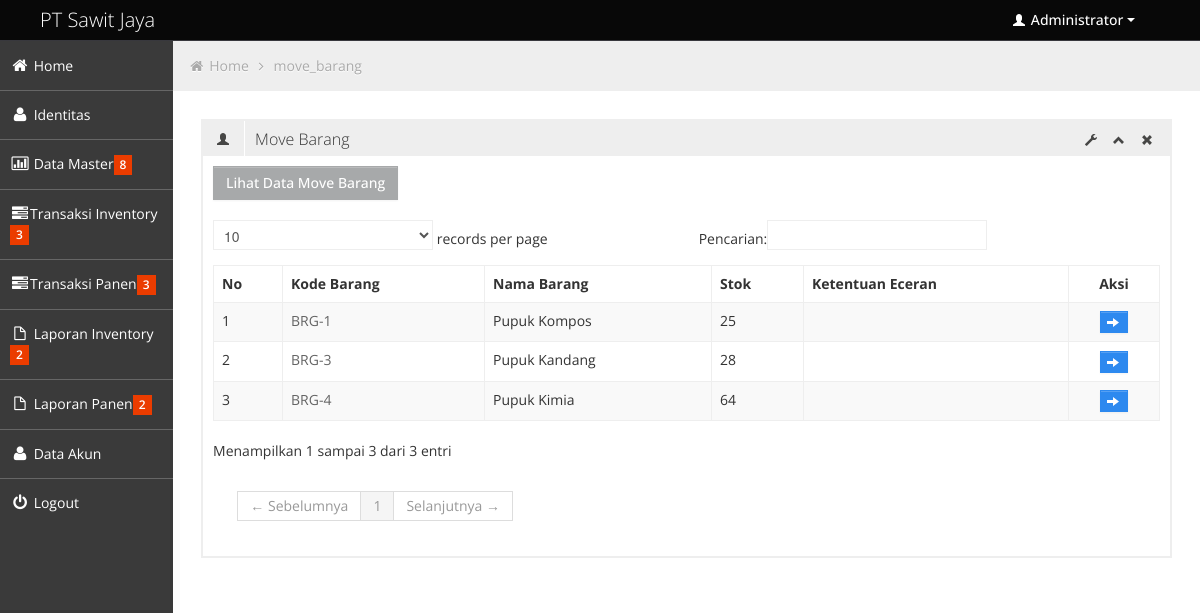
The app's page /index.php?halaman=move_barang (signed in) with its own data.
### tables this page shows
CREATE TABLE IF NOT EXISTS `identitas` (
  `id_identitas` int(3) NOT NULL AUTO_INCREMENT,
  `nama_identitas` varchar(100) NOT NULL,
  `alamat` varchar(30) NOT NULL,
  `telp` varchar(12) NOT NULL,
  `keterangan` varchar(30) NOT NULL,
  PRIMARY KEY (`id_identitas`)
);

CREATE TABLE IF NOT EXISTS `barang` (
  `inc` int(9) NOT NULL AUTO_INCREMENT,
  `lokasi_id` int(11) NOT NULL,
  `barang_id` varchar(14) NOT NULL,
  `barang_nama` varchar(90) NOT NULL,
  `unit_id` tinyint(3) NOT NULL DEFAULT '0',
  `kategori_id` tinyint(3) DEFAULT NULL,
  `harga_beli` int(10) NOT NULL,
  PRIMARY KEY (`inc`),
  KEY `barang_id` (`barang_id`)
);

CREATE TABLE IF NOT EXISTS `stok` (
  `barang_id` varchar(14) NOT NULL,
  `barang_nama` varchar(90) NOT NULL,
  `qty` smallint(5) NOT NULL
);

### move_barang.php (the view, shortened to what this page needs)
<div class='row-fluid sortable'>
				<div class='box span12'>
					<div class='box-header' data-original-title>
						<h2><i class='halflings-icon user'></i><span class='break'></span>Move Barang</h2>
						<div class='box-icon'>
							<a href='#' class='btn-setting'><i class='halflings-icon wrench'></i></a>
							<a href='#' class='btn-minimize'><i class='halflings-icon chevron-up'></i></a>
							<a href='#' class='btn-close'><i class='halflings-icon remove'></i></a>
						</div>
					</div>
					<div class='box-content'>
					<a href="index.php?halaman=see_move" class="btn btn-default">Lihat Data Move Barang</a><br><br>
						<table class='table table-striped table-bordered bootstrap-datatable datatable'>
						  <thead>
							  <tr>
								  <th>No</th>
								  <th>Kode Barang</th>
								  <th>Nama Barang</th>
								  <th>Stok</th>
								  <th>Ketentuan Eceran</th>
								  <th><center>Aksi</center></th>
							  </tr>
						  </thead>
						  <tbody>
							<?php
		$qtmpil_barang="select * from stok join barang on stok.barang_id = barang.barang_id join lokasi on barang.lokasi_id = lokasi.lokasi_id join unit on barang.unit_id = unit.unit_id order by inc asc";
		$qp_brg=mysql_query($qtmpil_barang);
		$no=1;
		while($row1=mysql_fetch_array($qp_brg)){ ?>
		<tr>
		  <td><?php echo "$no"; ?></td>
          <td><a href="#" onclick="javascript:wincal=window.open('barcode/generate-verified-files.php?kode=<?php echo $row1[barang_id]; ?>','Lihat Data','width=213,height=150,scrollbars=1,');">
    <?php echo "$row1[barang_id]"; ?></a></td>
          <td><?php echo "$row1[barang_nama]"; ?></td>
          <td><?php echo $row1['qty']." ".$row1['nama_unit']; ?></td>
		  <td><?php echo $row1['eceran']." ".$row1['keterangan']; ?></td>
          <td><center><?php echo "<a class='btn btn-mini btn-primary' title='Ecerin' data-toggle='modal' href='#ecerin$row1[inc]'>"; ?>
          	 <i class='halflings-icon white arrow-right'></i>
			 <?php echo "</a> ";
			?>
			 </center>
		  </td>
		</tr>
		<?php $no++;} ?>
						  </tbody>
					  </table>
					</div>
				</div>
			</div>

### header.php (shortened to what this page needs)
<div class="navbar">
	<div class="navbar-inner">
		<div class="container-fluid">
			<a class="brand" href="index.html"><span><?php echo"$idn[nama_identitas]";?></span></a>
			<div class="nav-no-collapse header-nav">
				<ul class="nav pull-right">
					<li class="dropdown">
						<a class="btn dropdown-toggle" data-toggle="dropdown" href="#">
							<i class="halflings-icon white user"></i> Administrator
							<span class="caret"></span>
						</a>
					</li>
				</ul>
			</div>
		</div>
	</div>
</div>

### css/halflings.css (style rules this page uses)
html, html .halflings { -webkit-font-smoothing: antialiased !important; }
.halflings-icon { display: inline-block; width: 14px; height: 14px; line-height: 14px; vertical-align: text-top; background-image: url(../img/glyphicons_halflings.svg); background-position: 0 0; background-repeat: no-repeat; vertical-align: top; *display: inline; *zoom: 1; *margin-right: .3em; }
.halflings-icon.white { background-image: url(../img/glyphicons_halflings-white.svg); }
.halflings-icon.user { background-position: -168px 0; }
.halflings-icon.remove { background-position: -312px 0; }
.halflings-icon.arrow-right { background-position: -264px -96px; }
.halflings-icon.chevron-up { background-position: -288px -120px; }
.halflings-icon.wrench { background-position: -360px -144px; }

### records on screen
identitas: nama_identitas "PT Sawit Jaya"
barang: barang "BRG-1", barang_nama "Pupuk Kompos", barang.qty "25"
barang: barang "BRG-3", barang_nama "Pupuk Kandang", barang.qty "28"
barang: barang "BRG-4", barang_nama "Pupuk Kimia", barang.qty "64"

### other values on screen
$hal "move_barang"
